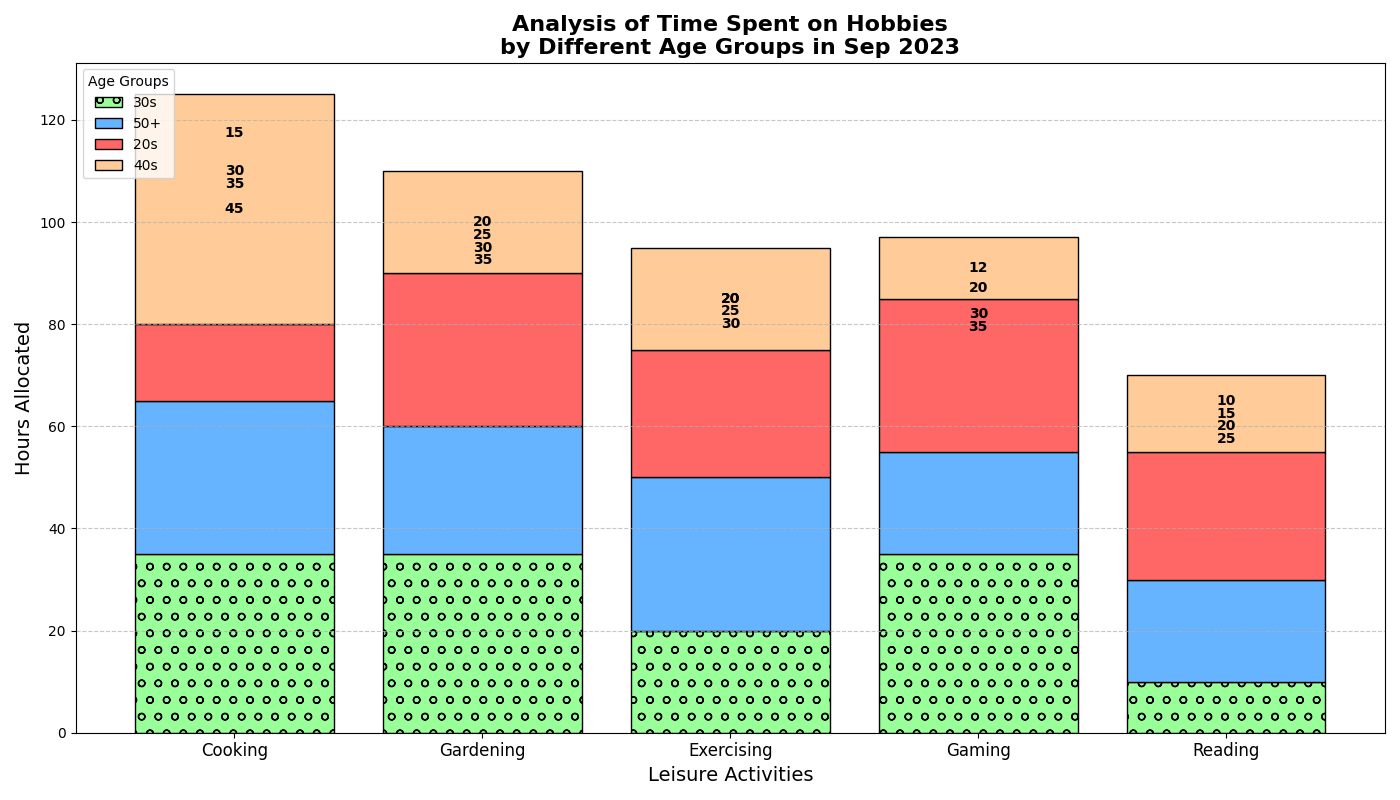

The script that drew this image:
import matplotlib.pyplot as plt
import numpy as np

age_groups = ['30s', '50+', '20s', '40s']
hobbies = ['Cooking', 'Gardening', 'Exercising', 'Gaming', 'Reading']

data = {
    '30s':         [35, 35, 20, 35, 10],  # updated for shuffling
    '50+':         [30, 25, 30, 20, 20],
    '20s':         [15, 30, 25, 30, 25],
    '40s':         [45, 20, 20, 12, 15],
}

fig, ax = plt.subplots(figsize=(14, 8))
indices = np.arange(len(hobbies))
bottom_values = np.zeros(len(hobbies))
colors = ['#99FF99', '#66B3FF', '#FF6666', '#FFCC99']

marker_types = ['o', 'v', '^', '<', '>']
line_styles = ['-', '--', '-.', ':']

for i, age_group in enumerate(age_groups):
    ax.bar(indices, data[age_group], label=age_group, bottom=bottom_values, color=colors[i], edgecolor='black', hatch=marker_types[i % len(marker_types)])
    bottom_values += np.array(data[age_group])

ax.set_xlabel('Leisure Activities', fontsize=14)
ax.set_ylabel('Hours Allocated', fontsize=14)
ax.set_title('Analysis of Time Spent on Hobbies\nby Different Age Groups in Sep 2023', fontsize=16, weight='bold')
ax.set_xticks(indices)
ax.set_xticklabels(hobbies, fontsize=12)
ax.legend(title='Age Groups', loc='upper left')

for i, age_group in enumerate(age_groups):
    cumulative_values = np.zeros(len(hobbies))
    for j, value in enumerate(data[age_group]):
        cumulative_values[j] = bottom_values[j] - data[age_group][j]
        ax.text(indices[j], cumulative_values[j] + value / 2, str(value),
                ha='center', va='center', fontsize=10, color='black', fontweight='bold')

ax.yaxis.grid(True, linestyle=line_styles[1], alpha=0.7)
plt.tight_layout()
plt.show()
